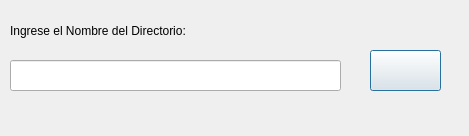
<?xml version="1.0" encoding="UTF-8"?>
<ui version="4.0">
 <class>DialogWindowFile1</class>
 <widget class="QDialog" name="DialogWindowFile1">
  <property name="geometry">
   <rect>
    <x>0</x>
    <y>0</y>
    <width>469</width>
    <height>136</height>
   </rect>
  </property>
  <property name="windowTitle">
   <string>Nombre del Directorio</string>
  </property>
  <widget class="QLineEdit" name="InputTextFile">
   <property name="geometry">
    <rect>
     <x>10</x>
     <y>60</y>
     <width>331</width>
     <height>31</height>
    </rect>
   </property>
   <property name="text">
    <string/>
   </property>
   <property name="clearButtonEnabled">
    <bool>false</bool>
   </property>
  </widget>
  <widget class="QLabel" name="label">
   <property name="geometry">
    <rect>
     <x>10</x>
     <y>10</y>
     <width>251</width>
     <height>41</height>
    </rect>
   </property>
   <property name="text">
    <string>Ingrese el Nombre del Directorio: </string>
   </property>
  </widget>
  <widget class="QPushButton" name="AcceptButtonFile_1">
   <property name="geometry">
    <rect>
     <x>370</x>
     <y>50</y>
     <width>71</width>
     <height>41</height>
    </rect>
   </property>
   <property name="text">
    <string/>
   </property>
   <property name="icon">
    <iconset>
     <normaloff>../Iconoss/32gsign-check-icon_34365.png</normaloff>../Iconoss/32gsign-check-icon_34365.png</iconset>
   </property>
   <property name="iconSize">
    <size>
     <width>32</width>
     <height>32</height>
    </size>
   </property>
  </widget>
 </widget>
 <resources/>
 <connections/>
</ui>
